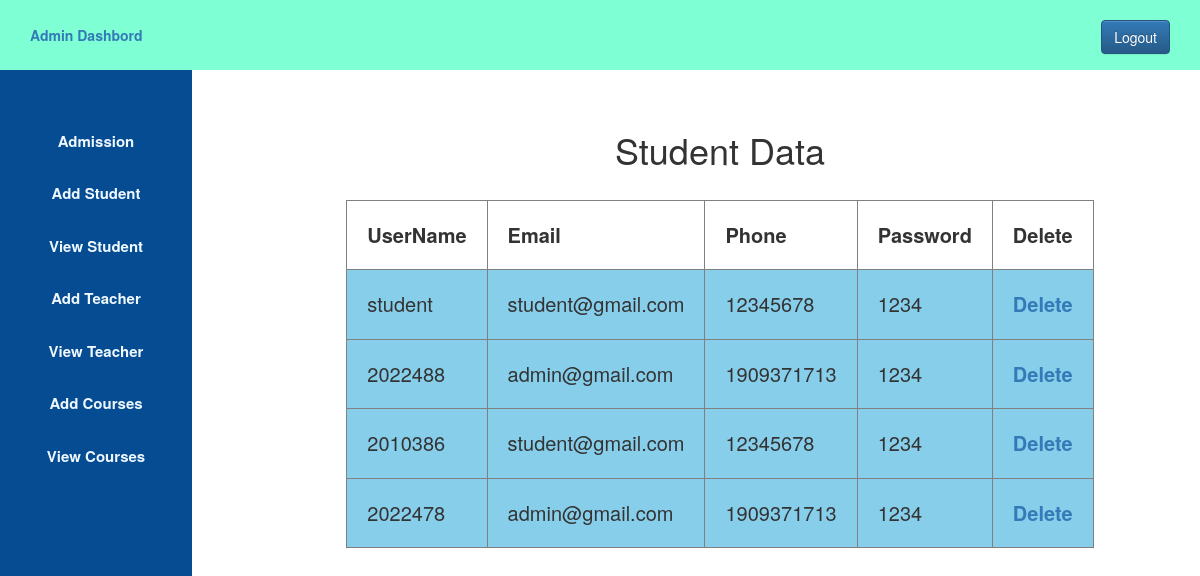
Screenshot of /view_student.php (signed in) with the database file from the repository.
### tables this page shows
CREATE TABLE `user` (
  `id` int(11) NOT NULL,
  `username` varchar(50) DEFAULT NULL,
  `phone` int(50) DEFAULT NULL,
  `email` varchar(50) DEFAULT NULL,
  `usertype` varchar(50) DEFAULT NULL,
  `password` varchar(50) DEFAULT NULL
);

### view_student.php (the view, shortened to what this page needs)
<?php
    include "connect.php";
    $sql="SELECT * FROM `user` WHERE usertype='student'";
    $result=mysqli_query($con,$sql);
?>
<!DOCTYPE html>
<html lang="en">
<head>
    <?php
    include "admission_css.php"
    ?>
</head>
<body>
    <?php
    include "admission_sidebar.php";
    ?>
    <div class="content">
        <center>
            <h1> Student Data</h1>
            <br>
            <table border="1px">
                <tr>
                    <th class="table_th">UserName</th>
                    <th class="table_th">Email</th>
                    <th class="table_th">Phone</th>
                    <th class="table_th">Password</th>
                    <th class="table_th">Delete</th>
                </tr>
                <?php
            while($info=$result->fetch_assoc())
            {
            ?>
                <tr>
                    <td class="table_td">
                        <?php echo"{$info['username']}"; ?>
                    </td>
                    <td class="table_td">
                        <?php echo"{$info['email']}"; ?>
                    </td>
                    <td class="table_td">
                        <?php echo"{$info['phone']}"; ?>
                    </td>
                    <td class="table_td">
                        <?php echo"{$info['password']}"; ?>
                    </td>
                    <td class="table_td">
                        <?php echo"<a herf='delete.php?student_id={$info['id']}'>Delete</a>"; ?>
                    </td>
                </tr>
                <?php
            }
            ?>
            </table>
        </center>
    </div>
</body>
</html>

### admission_css.php (shortened to what this page needs)
<link rel="stylesheet" type="text/css" href="admin.css">
    <link rel="stylesheet" href="https://cdn.jsdelivr.net/npm/bootstrap@3.3.7/dist/css/bootstrap.min.css"
>
    <link rel="stylesheet" href="https://cdn.jsdelivr.net/npm/bootstrap@3.3.7/dist/css/bootstrap-theme.min.css"
>

### admission_sidebar.php
<header class="header">
        <a href="">Admin Dashbord</a>
        <div class="logout">
            <a href="logout.php" class="btn btn-primary">Logout</a>
        </div>
    </header>
    <aside>
        <ul>
            <li>
                <a href="admission.php">Admission</a>
            </li>
            <li>
                <a href="add_student.php">Add Student</a>
            </li>
            <li>
                <a href="view_student.php">View Student</a>
            </li>
            <li>
                <a href=""> Add Teacher</a>
            </li>
            <li>
                <a href=""> View Teacher</a>
            </li>
            <li>
                <a href="">Add Courses</a>
            </li>
            <li>
                <a href="">View Courses</a>
            </li>
        </ul>
    </aside>

### admin.css (style rules this page uses)
* { margin: 0px; padding: 0px; }
.header { background-color: aquamarine; line-height: 70px; padding-left: 30px; }
a,a:hover { text-decoration: none!important; font-weight: bold; }
.logout { float: right; padding-right: 30px; }
ul { background-color: rgb(5, 76, 147); width: 16%; height: 100%; position: fixed; padding-top: 5%; text-align: center; }
ul li { list-style: none; padding-bottom: 30px; font-size: 15px; }
ul li a { color: aliceblue; font-weight: bold; }
.content { margin-left: 20%; margin-top: 5%; }

### view_student.php (style rules this page uses)
.table_th { padding: 20px; font-size: 20px; }
.table_td { padding: 20px; font-size: 20px; background-color: skyblue; }

### rows the page displays
user: username "student", email "student@gmail.com", phone "12345678", password "1234"
user: username "2022488", email "admin@gmail.com", phone "1909371713", password "1234"
user: username "2010386", email "student@gmail.com", phone "12345678", password "1234"
user: username "2022478", email "admin@gmail.com", phone "1909371713", password "1234"
